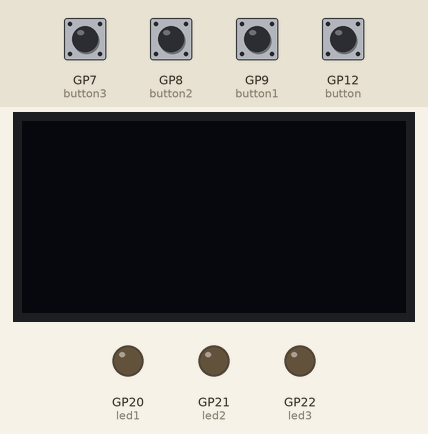
Bench run of a program on a simulated Raspberry Pi Pico running MicroPython. Shown: 128×64 one-colour display, output pins drawn as LEDs (lit = HIGH). The test bench sets the inputs (shaded band); at power-on: GP7 (button3), GP8 (button2), GP9 (button1), GP12 (button) HIGH.

Above: at 1.2 s.
1.3 s: GP7 (button3) pulled LOW for 0.15 s
At 2.2 s:
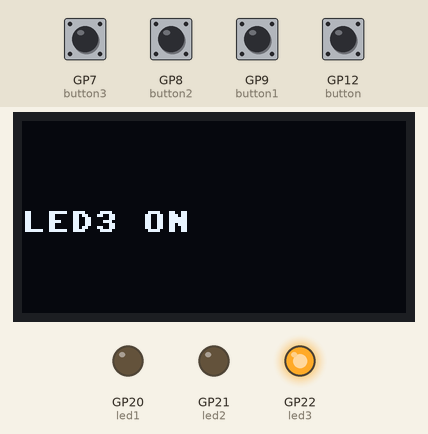
2.9 s: GP8 (button2) pulled LOW for 0.15 s
At 3.4 s:
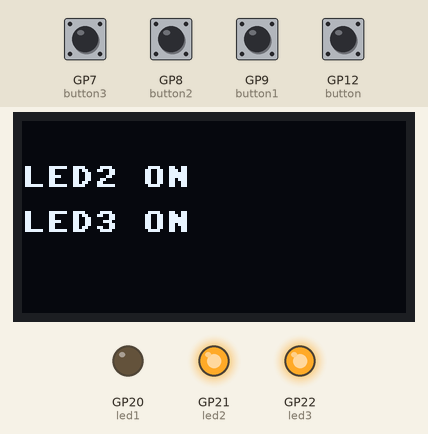
4.5 s: GP9 (button1) pulled LOW for 0.15 s
At 5.7 s:
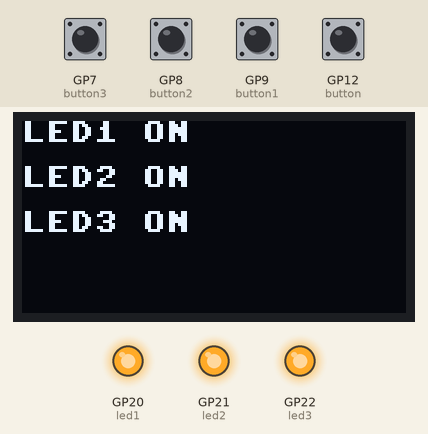
6.1 s: GP7 (button3) pulled LOW for 1 s
At 6.9 s:
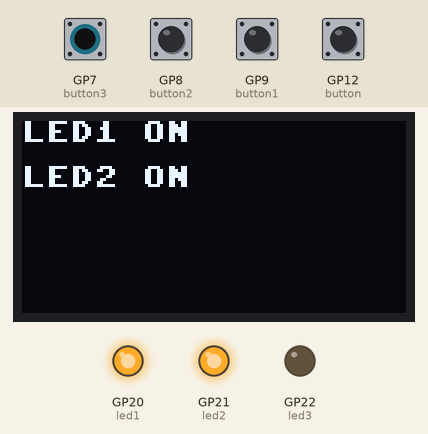
8.6 s: GP8 (button2) pulled LOW for 1 s
At 8.9 s:
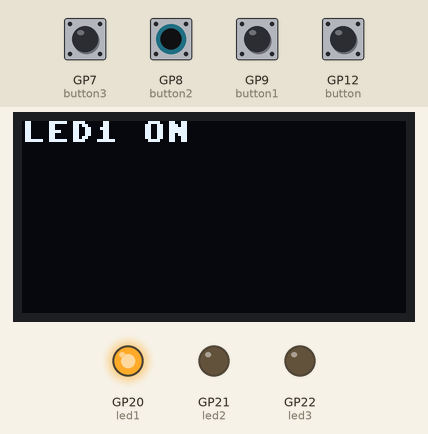
11.1 s: GP7 (button3) pulled LOW for 0.15 s
At 12.1 s:
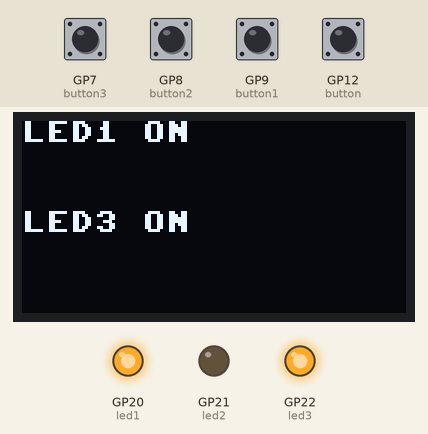
Timing chart, 0 to 13.7 s (numbered marks = the images above; inputs shaded):
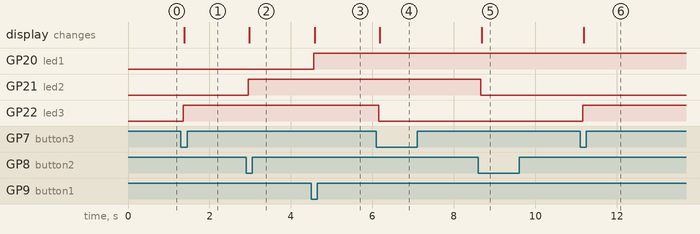

Measured:
- after the input at 1.3 s, GP22 (led3): LOW → HIGH after 0.06 s; the display: changes after 0.08 s (image 1)
- after the input at 2.9 s, GP21 (led2): LOW → HIGH after 0.06 s; the display: changes after 0.08 s (image 2)
- after the input at 4.5 s, GP20 (led1): LOW → HIGH after 0.06 s; the display: changes after 0.08 s (image 3)
- after the input at 6.1 s, GP22 (led3): HIGH → LOW after 0.05 s; the display: changes after 0.08 s (image 4)
- after the input at 8.6 s, GP21 (led2): HIGH → LOW after 0.06 s; the display: changes after 0.08 s (image 5)
- after the input at 11.1 s, GP22 (led3): LOW → HIGH after 0.06 s; the display: changes after 0.08 s (image 6)

The program:

week2_task.py
```python
# Write a program that reads the state of all four protoboard buttons and uses the state
# to control protoboard’s LEDs. Use polling to read the protoboard buttons SW0 – SW2
# state and use interrupt for the rotary encoder push button.

# Program should work as follows:
# SW0 – SW2 are used to toggle LEDs D1 – D3 on and off. Each button controls one LED.
# When a button is pressed the state of the controlled LED is toggled.
# Each press should be counted only once; pressing and holding the button may not cause the LED to blink.
# Rotary encoder’s button presses should be detected by using an interrupt.
# When the rotary encoder’s button is pressed all LEDs are switched off.
# The state of the LEDs is displayed on the OLED screen. State of each LED is displayed on a separate line.
# Note that when a pin is configured as an output you can also read the state of the pin.
# OLED methods may not be called from an interrupt handler.

# For example, if you press SW0 and then SW2 then LEDs D1 and D3 will turn on.
# When you press rotary encoder button, they both switch off.
# When you press SW0 again D1 switches on and switches off on the following press.

import ssd1306
from machine import Pin, I2C
from utime import sleep_ms

led1 = Pin(20, Pin.OUT)
led2 = Pin(21, Pin.OUT)
led3 = Pin(22, Pin.OUT)

button = Pin(12, mode = Pin.IN, pull = Pin.PULL_UP)
button1 = Pin(9, mode = Pin.IN, pull = Pin.PULL_UP)
button2 = Pin(8, mode = Pin.IN, pull = Pin.PULL_UP)
button3 = Pin(7, mode = Pin.IN, pull = Pin.PULL_UP)

i2c = I2C(1, sda=Pin(14), scl=Pin(15))
oled = ssd1306.SSD1306_I2C(128, 64, i2c)

def button_handler(pin):
    if pin.value() == 0:
        led1.value(0)
        led2.value(0)
        led3.value(0)

button.irq(handler = button_handler, trigger = button.IRQ_FALLING)

btn1_state = button1.value()
btn2_state = button2.value()
btn3_state = button3.value()

while True:
    sleep_ms(10)
    btn1_new_state = button1.value()
    btn2_new_state = button2.value()
    btn3_new_state = button3.value()

    if btn1_state != btn1_new_state:
        count1 += 1
        if count1 > 5:
            btn1_state = btn1_new_state
            count1 = 0
            if btn1_new_state == 0:
                led1.toggle()
                if led1.value() == 1:
                    oled.text('LED1 ON', 0, 0, 1)
                    oled.show()
                else:
                    oled.text('LED1 ON', 0, 0, 0)
                    oled.show()
    else:
        count1 = 0

    if btn2_state != btn2_new_state:
        count2 += 1
        if count2 > 5:
            btn2_state = btn2_new_state
            count2 = 0
            if btn2_new_state == 0:
                led2.toggle()
                if led2.value() == 1:
                    oled.text('LED2 ON', 0, 15, 1)
                    oled.show()
                else:
                    oled.text('LED2 ON', 0, 15, 0)
                    oled.show()
    else:
        count2 = 0

    if btn3_state != btn3_new_state:
        count3 += 1
        if count3 > 5:
            btn3_state = btn3_new_state
            count3 = 0
            if btn3_new_state == 0:
                led3.toggle()
                if led3.value() == 1:
                    oled.text('LED3 ON', 0, 30, 1)
                    oled.show()
                else:
                    oled.text('LED3 ON', 0, 30, 0)
                    oled.show()
    else:
        count3 = 0

    if button.value() == 0:
        oled.fill(0)
        oled.show()
```
